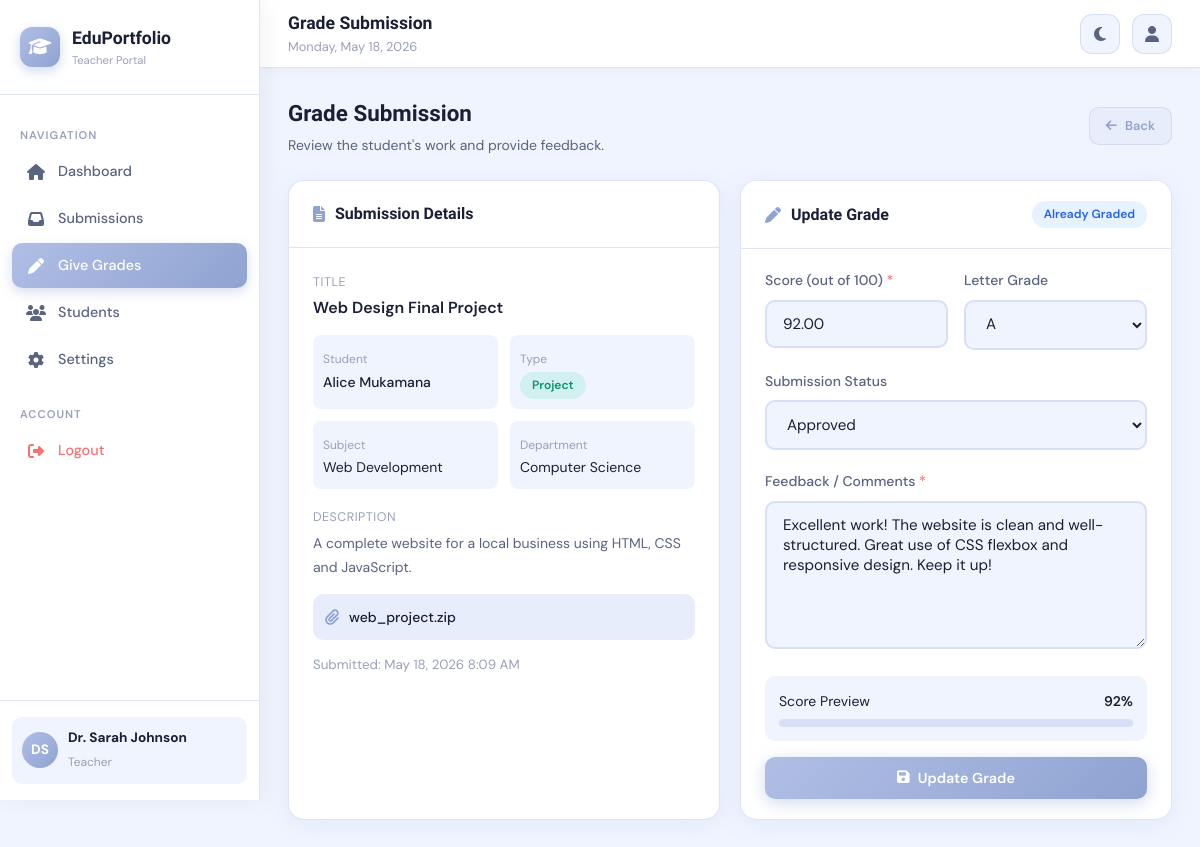
Page /pages/teacher/grade.php?id=1 (signed in) on the committed database.
### tables this page shows
CREATE TABLE users (
    id INT AUTO_INCREMENT PRIMARY KEY,
    full_name VARCHAR(100) NOT NULL,
    email VARCHAR(100) UNIQUE NOT NULL,
    password VARCHAR(255) NOT NULL,
    role ENUM('student','teacher','admin') DEFAULT 'student',
    avatar VARCHAR(255) DEFAULT NULL,
    phone VARCHAR(20) DEFAULT NULL,
    bio TEXT DEFAULT NULL,
    department VARCHAR(100) DEFAULT NULL,
    grade_level VARCHAR(50) DEFAULT NULL,
    created_at TIMESTAMP DEFAULT CURRENT_TIMESTAMP,
    updated_at TIMESTAMP DEFAULT CURRENT_TIMESTAMP ON UPDATE CURRENT_TIMESTAMP
);

CREATE TABLE submissions (
    id INT AUTO_INCREMENT PRIMARY KEY,
    student_id INT NOT NULL,
    title VARCHAR(200) NOT NULL,
    description TEXT,
    type ENUM('assignment','project','certificate') DEFAULT 'assignment',
    subject VARCHAR(100),
    file_path VARCHAR(255),
    file_name VARCHAR(255),
    status ENUM('pending','reviewed','approved','rejected') DEFAULT 'pending',
    submitted_at TIMESTAMP DEFAULT CURRENT_TIMESTAMP,
    FOREIGN KEY (student_id) REFERENCES users(id) ON DELETE CASCADE
);

CREATE TABLE grades (
    id INT AUTO_INCREMENT PRIMARY KEY,
    submission_id INT NOT NULL,
    teacher_id INT NOT NULL,
    student_id INT NOT NULL,
    grade VARCHAR(10),
    score DECIMAL(5,2),
    max_score DECIMAL(5,2) DEFAULT 100,
    feedback TEXT,
    graded_at TIMESTAMP DEFAULT CURRENT_TIMESTAMP,
    FOREIGN KEY (submission_id) REFERENCES submissions(id) ON DELETE CASCADE,
    FOREIGN KEY (teacher_id) REFERENCES users(id),
    FOREIGN KEY (student_id) REFERENCES users(id)
);

### includes/config.php (called while the page is built, shortened)
<?php
function getDB() {
    static $pdo = null;
    if ($pdo === null) {
        try {
            $dsn = "mysql:host=" . DB_HOST . ";dbname=" . DB_NAME . ";charset=utf8mb4";
            $pdo = new PDO($dsn, DB_USER, DB_PASS, [
                PDO::ATTR_ERRMODE => PDO::ERRMODE_EXCEPTION,
                PDO::ATTR_DEFAULT_FETCH_MODE => PDO::FETCH_ASSOC,
            ]);
        } catch (PDOException $e) {
            die(json_encode(['error' => 'Database connection failed: ' . $e->getMessage()]));
        }
    }
    return $pdo;
}
function getCurrentUser() {
    $db = getDB();
    $stmt = $db->prepare("SELECT * FROM users WHERE id = ?");
    $stmt->execute([$_SESSION['user_id']]);
    return $stmt->fetch();
}
function clean($str) {
    return htmlspecialchars($str ?? '', ENT_QUOTES, 'UTF-8');
}
?>

### pages/teacher/grade.php (the view, shortened to what this page needs)
<?php
require_once '../../includes/config.php';
$db  = getDB();
$sid = intval($_GET['id'] ?? 0);
$stmt = $db->prepare("SELECT s.*, u.full_name as student_name, u.email as student_email, u.department FROM submissions s JOIN users u ON s.student_id=u.id WHERE s.id=?");
$stmt->execute([$sid]); $sub = $stmt->fetch();
$gStmt = $db->prepare("SELECT * FROM grades WHERE submission_id=?");
$gStmt->execute([$sid]); $existing = $gStmt->fetch();
$pageTitle  = 'Grade Submission';
$activePage = 'grade.php';
$baseUrl    = '../../';
require_once '../../includes/layout.php';
?>
<div class="page-header">
  <div><h2>Grade Submission</h2><p>Review the student's work and provide feedback.</p></div>
  <a href="submissions.php" class="btn btn-secondary btn-sm"><i class="fas fa-arrow-left"></i> Back</a>
</div>
<div class="content-grid">
  <div class="card">
    <div class="card-header"><h3><i class="fas fa-file-alt"></i> Submission Details</h3></div>
    <div class="card-body">
      <div style="display:flex;flex-direction:column;gap:14px;">
        <div>
          <label style="font-size:0.78rem;color:var(--text-muted);text-transform:uppercase;letter-spacing:0.5px;">Title</label>
          <p style="font-weight:600;font-size:1rem;margin-top:2px;"><?= clean($sub['title']) ?></p>
        </div>
        <div style="display:grid;grid-template-columns:1fr 1fr;gap:12px;">
          <div style="padding:10px;background:var(--bg-primary);border-radius:8px;">
            <label style="font-size:0.75rem;color:var(--text-muted);">Student</label>
            <p style="font-weight:500;font-size:0.875rem;"><?= clean($sub['student_name']) ?></p>
          </div>
          <div style="padding:10px;background:var(--bg-primary);border-radius:8px;">
            <label style="font-size:0.75rem;color:var(--text-muted);">Type</label>
            <p><span class="badge-status approved"><?= clean($sub['type']) ?></span></p>
          </div>
          <div style="padding:10px;background:var(--bg-primary);border-radius:8px;">
            <label style="font-size:0.75rem;color:var(--text-muted);">Subject</label>
            <p style="font-size:0.875rem;"><?= clean($sub['subject'] ?: '—') ?></p>
          </div>
          <div style="padding:10px;background:var(--bg-primary);border-radius:8px;">
            <label style="font-size:0.75rem;color:var(--text-muted);">Department</label>
            <p style="font-size:0.875rem;"><?= clean($sub['department'] ?: '—') ?></p>
          </div>
        </div>
        <?php if ($sub['description']): ?>
        <div>
          <label style="font-size:0.78rem;color:var(--text-muted);text-transform:uppercase;letter-spacing:0.5px;">Description</label>
          <p style="font-size:0.875rem;color:var(--text-secondary);margin-top:4px;line-height:1.7;"><?= clean($sub['description']) ?></p>
        </div>
        <?php endif; ?>
        <?php if ($sub['file_name']): ?>
        <div style="padding:12px;background:var(--accent-light);border-radius:10px;display:flex;align-items:center;gap:10px;">
          <i class="fas fa-paperclip" style="color:var(--accent-dark);"></i>
          <span style="font-size:0.875rem;font-weight:500;"><?= clean($sub['file_name']) ?></span>
        </div>
        <?php endif; ?>
        <small style="color:var(--text-muted);">Submitted: <?= date('M j, Y g:i A', strtotime($sub['submitted_at'])) ?></small>
      </div>
    </div>
  </div>
  <div class="card">
    <div class="card-header">
      <h3><i class="fas fa-pen"></i> <?= $existing ? 'Update Grade' : 'Add Grade' ?></h3>
      <?php if ($existing): ?><span class="badge-status reviewed">Already graded</span><?php endif; ?>
    </div>
    <div class="card-body">
      <form method="POST">
        <div class="form-row">
          <div class="form-group">
            <label>Score (out of 100) <span style="color:var(--red)">*</span></label>
            <input type="number" name="score" min="0" max="100" step="0.5"
                   value="<?= $existing['score'] ?? '' ?>" placeholder="e.g. 85" required>
          </div>
          <div class="form-group">
            <label>Letter Grade</label>
            <select name="grade">
              <?php foreach (['A+','A','A-','B+','B','B-','C+','C','C-','D','F'] as $g): ?>
              <option value="<?= $g ?>" <?= ($existing['grade'] ?? '') === $g ? 'selected' : '' ?>><?= $g ?></option>
              <?php endforeach; ?>
            </select>
          </div>
        </div>
        <div class="form-group">
          <label>Submission Status</label>
          <select name="status">
            <option value="approved"  <?= ($sub['status'] ?? '') === 'approved'  ? 'selected':'' ?>>Approved</option>
          </select>
        </div>
        <div class="form-group">
          <label>Feedback / Comments <span style="color:var(--red)">*</span></label>
          <textarea name="feedback" placeholder="Write detailed feedback for the student..." rows="6" required><?= clean($existing['feedback'] ?? '') ?></textarea>
        </div>
        <div style="margin-bottom:16px;padding:14px;background:var(--bg-primary);border-radius:10px;">
          <div style="display:flex;justify-content:space-between;margin-bottom:6px;">
            <span style="font-size:0.875rem;">Score Preview</span>
            <span id="scoreLabel" style="font-size:0.875rem;font-weight:600;">—</span>
          </div>
          <div class="progress-bar"><div class="progress-fill" id="scoreFill" style="width:0%"></div></div>
        </div>
        <button type="submit" class="btn btn-primary">
          <i class="fas fa-save"></i> <?= $existing ? 'Update Grade' : 'Submit Grade' ?>
        </button>
      </form>
    </div>
  </div>
</div>
<?php require_once '../../includes/layout_end.php'; ?>

### includes/layout.php (shortened to what this page needs)
<?php
$user = getCurrentUser();
$initials = strtoupper(substr($user['full_name'], 0, 1) . (strpos($user['full_name'], ' ') ? substr($user['full_name'], strpos($user['full_name'], ' ') + 1, 1) : ''));
$role = $user['role'];
$navItems = [];
if ($role === 'student') {
    $navItems = [
        ['icon' => 'fa-home', 'label' => 'Dashboard', 'href' => 'dashboard.php'],
        ['icon' => 'fa-user', 'label' => 'My Profile', 'href' => 'profile.php'],
        ['icon' => 'fa-cloud-upload-alt', 'label' => 'Upload Work', 'href' => 'upload.php'],
        ['icon' => 'fa-folder-open', 'label' => 'My Submissions', 'href' => 'submissions.php'],
        ['icon' => 'fa-star', 'label' => 'Grades', 'href' => 'grades.php'],
        ['icon' => 'fa-comments', 'label' => 'Feedback', 'href' => 'feedback.php'],
        ['icon' => 'fa-cog', 'label' => 'Settings', 'href' => 'settings.php'],
    ];
} elseif ($role === 'teacher') {
    $navItems = [
        ['icon' => 'fa-home', 'label' => 'Dashboard', 'href' => 'dashboard.php'],
        ['icon' => 'fa-inbox', 'label' => 'Submissions', 'href' => 'submissions.php'],
        ['icon' => 'fa-pen', 'label' => 'Give Grades', 'href' => 'grade.php'],
        ['icon' => 'fa-users', 'label' => 'Students', 'href' => 'students.php'],
        ['icon' => 'fa-cog', 'label' => 'Settings', 'href' => 'settings.php'],
    ];
}
?>
<!DOCTYPE html>
<html lang="en" data-theme="light">
<head>
  <link rel="stylesheet" href="<?= $baseUrl ?>assets/css/style.css">
  <link rel="stylesheet" href="<?= APP_URL ?>/assets/css/style.css">
  <link rel="stylesheet" href="https://cdnjs.cloudflare.com/ajax/libs/font-awesome/6.5.0/css/all.min.css">
</head>
<body>
<aside class="sidebar" id="sidebar">
  <div class="sidebar-logo">
    <div class="logo-icon"><i class="fas fa-graduation-cap"></i></div>
    <div>
      <h2>EduPortfolio</h2>
      <span><?= ucfirst($role) ?> Portal</span>
    </div>
  </div>
  <nav class="sidebar-nav">
    <div class="nav-section-label">Navigation</div>
    <?php foreach ($navItems as $item): ?>
      <a href="<?= $item['href'] ?>"
         class="nav-item <?= ($activePage ?? '') === $item['href'] ? 'active' : '' ?>">
        <i class="fas <?= $item['icon'] ?>"></i>
        <?= $item['label'] ?>
      </a>
    <?php endforeach; ?>
    <div class="nav-section-label" style="margin-top:16px;">Account</div>
    <a href="<?= $baseUrl ?>logout.php" class="nav-item" style="color:var(--red);">
      <i class="fas fa-sign-out-alt"></i> Logout
    </a>
  </nav>
  <div class="sidebar-footer">
    <div class="user-mini">
      <div class="avatar"><?= $initials ?></div>
      <div class="info">
        <strong><?= clean($user['full_name']) ?></strong>
        <span><?= clean($user['role']) ?></span>
      </div>
    </div>
  </div>
</aside>
<nav class="topnav">
  <div class="topnav-title">
    <h1><?= clean($pageTitle ?? 'Dashboard') ?></h1>
    <p><?= date('l, F j, Y') ?></p>
  </div>
  <div class="topnav-right">
    <button class="topnav-btn" id="themeToggle" title="Toggle theme">
    </button>
    <a href="<?= $baseUrl ?>pages/<?= $role ?>/profile.php" class="topnav-btn" title="Profile" style="text-decoration:none;">
      <i class="fas fa-user"></i>
    </a>
  </div>
</nav>
<main class="main-content">
  <div class="page-content">

### rows in the picture
users: role "Teacher", full_name "DS", full_name "Dr. Sarah Johnson"
submissions: title "Web Design Final Project", student.full_name "Alice Mukamana", type "Project", subject "Web Development", student.department "Computer Science", description "A complete website for a local business using HTML, CSS and JavaScript.", file_name "web_project.zip", submitted_at "May 18, 2026 8:09 AM", status "Approved"
grades: score "92.00", grade "A", feedback "Excellent work! The website is clean and well-structured. Great use of CSS flexbox and responsive design. Keep it up!"

### other values in the picture
$item['label'] "Dashboard"
$item['label'] "Submissions"
$item['label'] "Give Grades"
$item['label'] "Students"
$item['label'] "Settings"
$pageTitle "Grade Submission"
